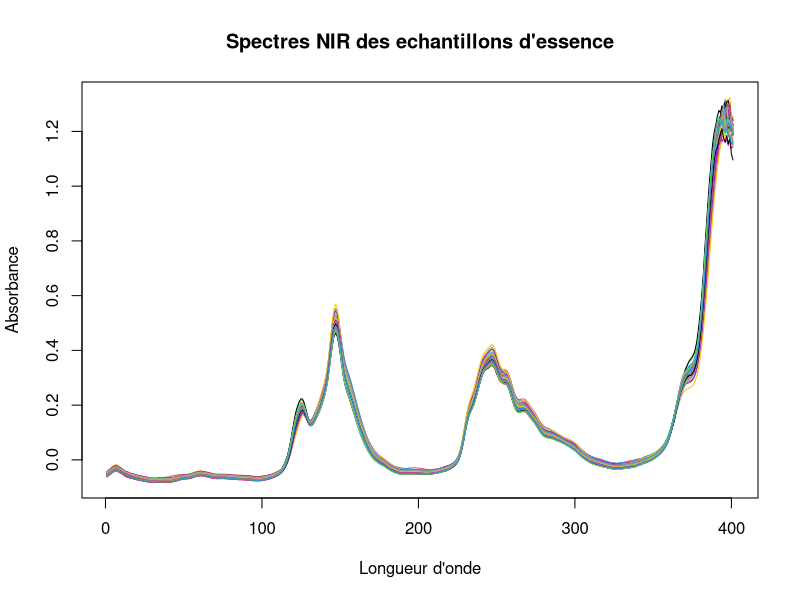
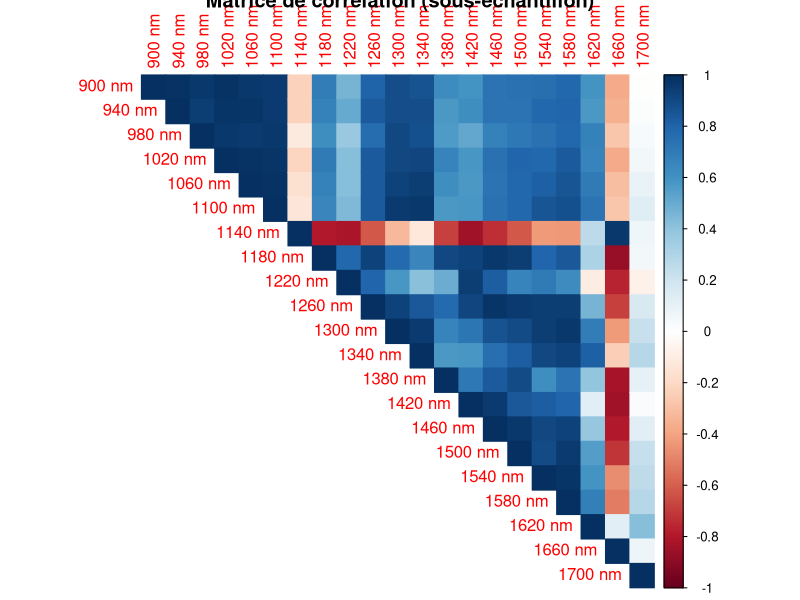
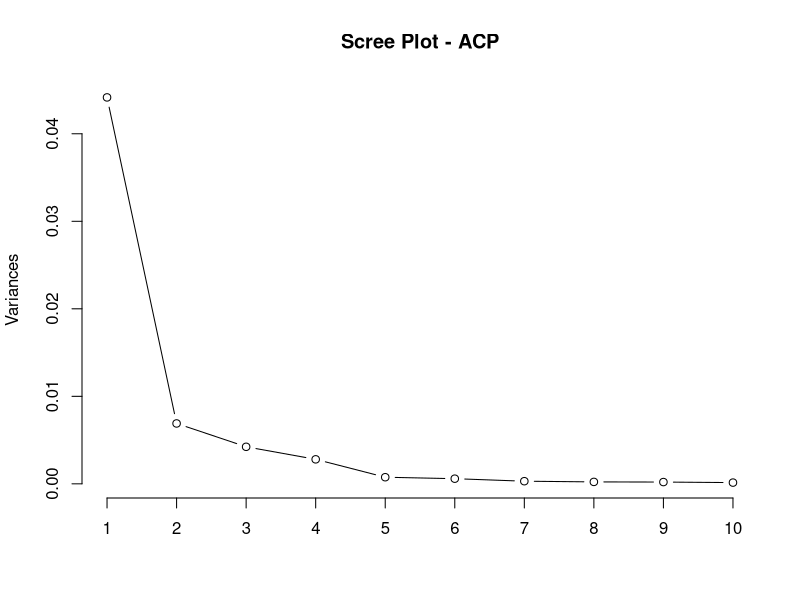
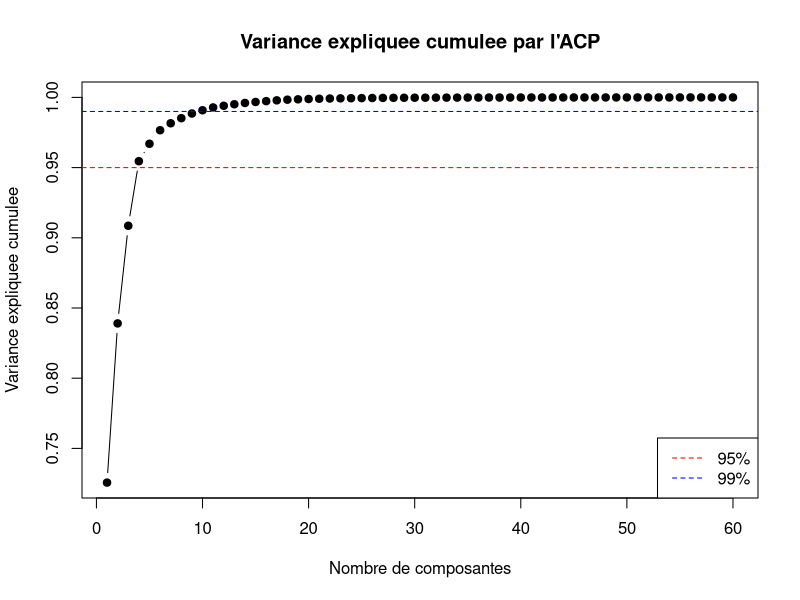
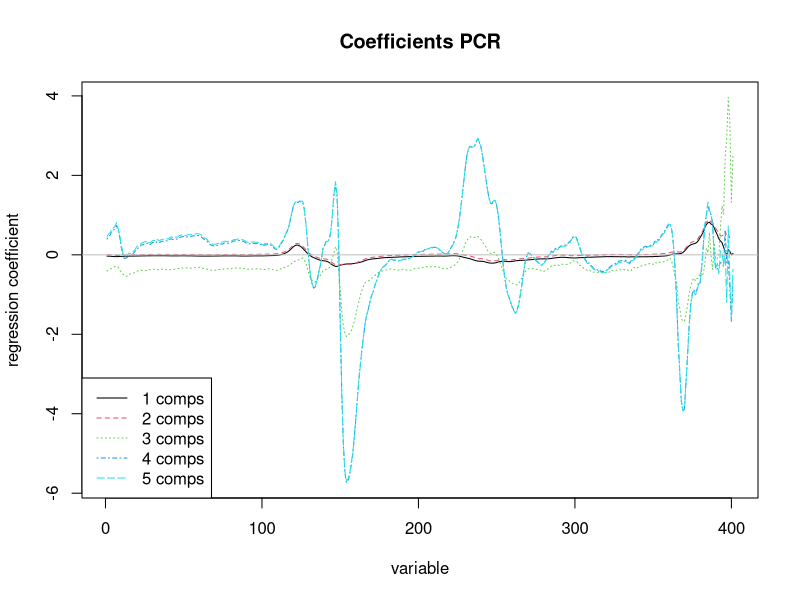
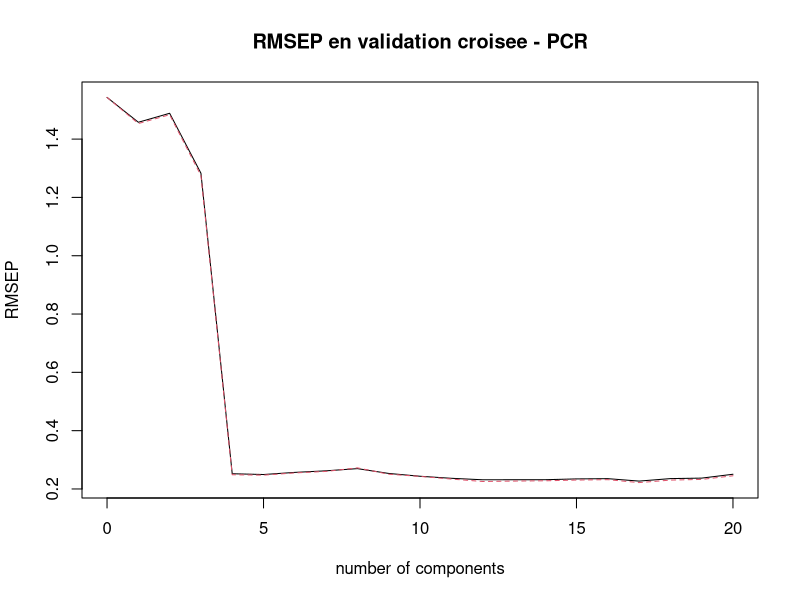
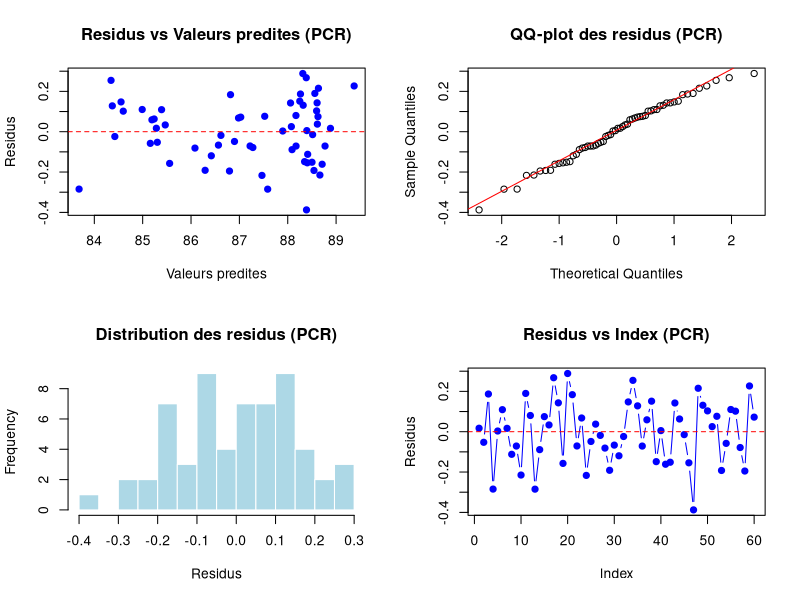
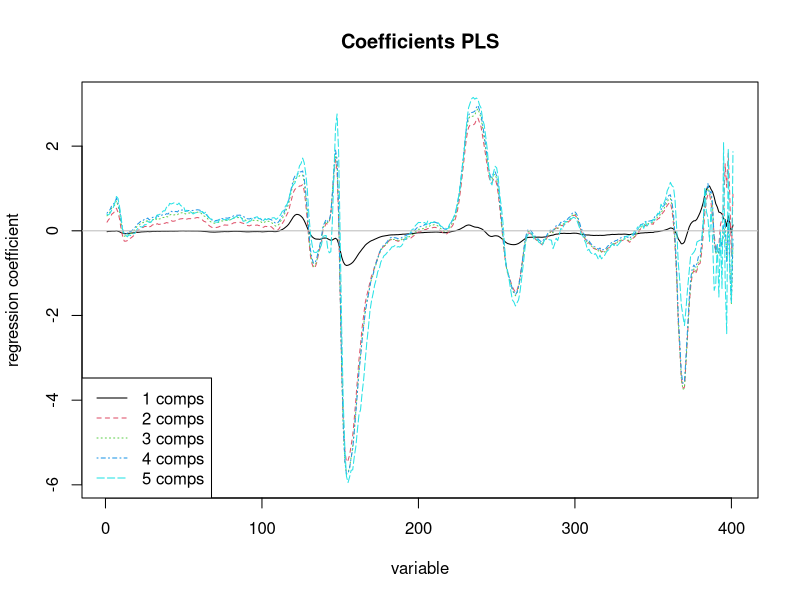

The R script that drew these images, in order:
# ============================================================
# TP6 : Regression PLS
# ============================================================

# ------------------------------------------------------------
# 1. Installation et chargement des packages
# ------------------------------------------------------------
library(pls)
library(caret)
library(ggplot2)
library(corrplot)

# ------------------------------------------------------------
# 2. Chargement et description du jeu de donnees gasoline
# ------------------------------------------------------------
data(gasoline)

# Description du jeu de donnees :
# - gasoline$octane : variable a expliquer (indice d'octane)
# - gasoline$NIR    : spectres infrarouges (variables explicatives)
#   401 variables spectrales mesurees sur 60 echantillons d'essence

# Taille du jeu de donnees
dim(gasoline$NIR)
str(gasoline)

# Statistiques descriptives
summary(gasoline$octane)
apply(gasoline$NIR, 2, summary)

# Visualisation des spectres
plot(1:401, gasoline$NIR[1,], type = "l", ylim = range(gasoline$NIR),
     xlab = "Longueur d'onde", ylab = "Absorbance",
     main = "Spectres NIR des echantillons d'essence")
for(i in 2:nrow(gasoline$NIR)) {
  lines(1:401, gasoline$NIR[i,], col = i)
}

# Matrice de correlation (sur un sous-echantillon de longueurs d'onde pour la lisibilite)
cor_matrix <- cor(gasoline$NIR[, seq(1, 401, by = 20)])
corrplot(cor_matrix, method = "color", type = "upper",
         title = "Matrice de correlation (sous-echantillon)")

# On observe des correlations tres elevees entre les variables spectrales
# (proches de 1), ce qui indique une forte multicolinearte.
# Ce phénomène est typique des données spectrales et justifie l'utilisation
# de methodes comme PCR ou PLS.

# ------------------------------------------------------------
# 3. Regression lineaire multiple
# ------------------------------------------------------------
# Conversion en data.frame
X <- as.data.frame(unclass(gasoline$NIR))
colnames(X) <- paste0("X", 1:ncol(X))
df <- data.frame(octane = gasoline$octane, X)

# Ajustement du modele LM
lm_model <- lm(octane ~ ., data = df)
summary(lm_model)

# Commentaires :
# - Le modele LM avec 401 variables et 60 observations est surajuste.
# - Le nombre de variables excede largement le nombre d'observations.
# - Les p-values ne sont pas fiables car les coefficients ne sont pas identifiables.
# - La multicolinearte extreme rend le modele instable et non interpretable.
# - La regression lineaire classique n'est pas adaptee ici.

# ------------------------------------------------------------
# 4. ACP sur les variables explicatives
# ------------------------------------------------------------
pca_model <- prcomp(gasoline$NIR, center = TRUE, scale. = FALSE)

# ------------------------------------------------------------
# 5. Analyse de l'ACP et nombre d'axes a retenir
# ------------------------------------------------------------
# Variance expliquee
summary(pca_model)

# Scree plot
plot(pca_model, type = "l", main = "Scree Plot - ACP")

# Cumul de variance expliquee
var_explained <- cumsum(pca_model$sdev^2) / sum(pca_model$sdev^2)
plot(var_explained, type = "b", pch = 19,
     xlab = "Nombre de composantes", ylab = "Variance expliquee cumulee",
     main = "Variance expliquee cumulee par l'ACP")
abline(h = 0.95, col = "red", lty = 2)
abline(h = 0.99, col = "blue", lty = 2)
legend("bottomright", legend = c("95%", "99%"), col = c("red", "blue"), lty = 2)

# On observe que les premieres composantes captent l'essentiel de l'information.
# Par exemple, environ 95% de la variance est expliquee par moins de 10 composantes.
# Le nombre d'axes utiles a retenir est donc limite (environ 5 a 10).

# ------------------------------------------------------------
# 6. Ajustement d'un modele PCR
# ------------------------------------------------------------
pcr_model <- pcr(octane ~ NIR, ncomp = 20, data = gasoline, validation = "CV")

# ------------------------------------------------------------
# 7. Exploration du modele PCR
# ------------------------------------------------------------
summary(pcr_model)

# Coefficients des variables pour differents nombres de composantes
# (non directement interpretables car dans l'espace des composantes)
plot(pcr_model, plottype = "coef", ncomp = 1:5, legendpos = "bottomleft",
     main = "Coefficients PCR")

# Impact du nombre de composantes sur les indicateurs de qualite
plot(pcr_model, plottype = "validation", val.type = "RMSEP",
     main = "RMSEP en validation croisee - PCR")

# Nombre optimal de composantes (minimum RMSE CV)
validation_stats <- RMSEP(pcr_model, estimate = "CV")
best_ncomp_pcr <- which.min(validation_stats$val[1, 1, ]) - 1  # -1 car intercept en position 1
print(paste("Nombre optimal de composantes PCR :", best_ncomp_pcr))

# ------------------------------------------------------------
# 8. MSE du modele PCR
# ------------------------------------------------------------
# Predictions avec le nombre optimal de composantes
pred_pcr <- predict(pcr_model, ncomp = best_ncomp_pcr, newdata = gasoline)
mse_pcr <- mean((gasoline$octane - pred_pcr)^2)
print(paste("MSE PCR (apprentissage, ncomp =", best_ncomp_pcr, ") :", round(mse_pcr, 4)))

# MSE en validation croisee
# On peut egalement calculer le MSEP moyen en CV
msep_pcr <- validation_stats$val[1, 1, best_ncomp_pcr + 1]^2
print(paste("MSEP PCR (validation croisee, ncomp =", best_ncomp_pcr, ") :", round(msep_pcr, 4)))

# ------------------------------------------------------------
# 9. Residus du modele PCR
# ------------------------------------------------------------
resid_pcr <- gasoline$octane - pred_pcr

par(mfrow = c(2, 2))
# Residus vs valeurs predites
plot(pred_pcr, resid_pcr, pch = 19, col = "blue",
     xlab = "Valeurs predites", ylab = "Residus",
     main = "Residus vs Valeurs predites (PCR)")
abline(h = 0, col = "red", lty = 2)

# QQ-plot des residus
qqnorm(resid_pcr, main = "QQ-plot des residus (PCR)")
qqline(resid_pcr, col = "red")

# Histogramme des residus
hist(resid_pcr, breaks = 15, col = "lightblue", border = "white",
     main = "Distribution des residus (PCR)", xlab = "Residus")

# Residus vs index
plot(1:length(resid_pcr), resid_pcr, type = "b", pch = 19, col = "blue",
     xlab = "Index", ylab = "Residus",
     main = "Residus vs Index (PCR)")
abline(h = 0, col = "red", lty = 2)
par(mfrow = c(1, 1))

# Analyse :
# - Les residus semblent centres autour de zero et relativement homogenes.
# - Le QQ-plot permet de verifier la normalite (approximative ici vu le faible n).
# - Pas de pattern evident dans les residus vs predits, ce qui est rassurant.

# ------------------------------------------------------------
# 10. Ajustement d'un modele PLS
# ------------------------------------------------------------
pls_model <- plsr(octane ~ NIR, ncomp = 20, data = gasoline, validation = "CV")

# ------------------------------------------------------------
# 11. Exploration du modele PLS
# ------------------------------------------------------------
summary(pls_model)

# Coefficients des variables
plot(pls_model, plottype = "coef", ncomp = 1:5, legendpos = "bottomleft",
     main = "Coefficients PLS")

# Impact du nombre de composantes sur les indicateurs de qualite
plot(pls_model, plottype = "validation", val.type = "RMSEP",
     main = "RMSEP en validation croisee - PLS")

# Nombre optimal de composantes (minimum RMSE CV)
validation_stats_pls <- RMSEP(pls_model, estimate = "CV")
best_ncomp_pls <- which.min(validation_stats_pls$val[1, 1, ]) - 1
print(paste("Nombre optimal de composantes PLS :", best_ncomp_pls))

# ------------------------------------------------------------
# 12. MSE du modele PLS
# ------------------------------------------------------------
pred_pls <- predict(pls_model, ncomp = best_ncomp_pls, newdata = gasoline)
mse_pls <- mean((gasoline$octane - pred_pls)^2)
print(paste("MSE PLS (apprentissage, ncomp =", best_ncomp_pls, ") :", round(mse_pls, 4)))

# MSEP en validation croisee
msep_pls <- validation_stats_pls$val[1, 1, best_ncomp_pls + 1]^2
print(paste("MSEP PLS (validation croisee, ncomp =", best_ncomp_pls, ") :", round(msep_pls, 4)))

# ------------------------------------------------------------
# 13. Residus du modele PLS
# ------------------------------------------------------------
resid_pls <- gasoline$octane - pred_pls

par(mfrow = c(2, 2))
# Residus vs valeurs predites
plot(pred_pls, resid_pls, pch = 19, col = "darkgreen",
     xlab = "Valeurs predites", ylab = "Residus",
     main = "Residus vs Valeurs predites (PLS)")
abline(h = 0, col = "red", lty = 2)

# QQ-plot des residus
qqnorm(resid_pls, main = "QQ-plot des residus (PLS)")
qqline(resid_pls, col = "red")

# Histogramme des residus
hist(resid_pls, breaks = 15, col = "lightgreen", border = "white",
     main = "Distribution des residus (PLS)", xlab = "Residus")

# Residus vs index
plot(1:length(resid_pls), resid_pls, type = "b", pch = 19, col = "darkgreen",
     xlab = "Index", ylab = "Residus",
     main = "Residus vs Index (PLS)")
abline(h = 0, col = "red", lty = 2)
par(mfrow = c(1, 1))

# ------------------------------------------------------------
# 14. Comparaison PCR vs PLS
# ------------------------------------------------------------

# Comparaison des RMSEP
par(mfrow = c(1, 2))
plot(pcr_model, plottype = "validation", val.type = "RMSEP",
     main = "PCR - RMSEP CV")
plot(pls_model, plottype = "validation", val.type = "RMSEP",
     main = "PLS - RMSEP CV")
par(mfrow = c(1, 1))

# Comparaison directe des predictions
plot(gasoline$octane, pred_pcr, pch = 19, col = "blue",
     xlab = "Octane observe", ylab = "Octane predit",
     main = "PCR vs PLS : Predictions")
points(gasoline$octane, pred_pls, pch = 19, col = "darkgreen")
abline(0, 1, col = "red", lty = 2)
legend("topleft", legend = c("PCR", "PLS"), col = c("blue", "darkgreen"), pch = 19)

# Comparaison des MSE/MSEP
print(paste("MSEP PCR (CV) :", round(msep_pcr, 4)))
print(paste("MSEP PLS (CV) :", round(msep_pls, 4)))

# Conclusion :
# - PLS utilise les composantes latentes qui maximisent la covariance avec Y,
#   tandis que PCR maximise seulement la variance de X.
# - PLS atteint generalement un meilleur pouvoir predictif avec moins de composantes.
# - Le nombre optimal de composantes est souvent plus faible pour PLS que pour PCR.
# - PLS semble donc mieux adapte a ce probleme de prediction.

# ------------------------------------------------------------
# 15. Autres methodes possibles
# ------------------------------------------------------------

# Ridge Regression :
# - Penalise la norme L2 des coefficients.
# - Gere la multicolinearte en reduisant la variance des estimateurs.
# - Conserve toutes les variables mais les regularise.
# - Contrairement a PCR/PLS qui font de la reduction de dimension,
#   Ridge garde l'interpretation sur les variables initiales (deformee).

# Lasso Regression :
# - Penalise la norme L1 des coefficients.
# - Effectue une selection de variables (certains coefficients deviennent nuls).
# - Utile quand on suspecte que peu de variables sont reellement pertinentes.
# - Sur ces donnees spectrales, Ridge ou Elastic Net seraient souvent preferes.

# Elastic Net :
# - Combinaison de Ridge et Lasso.
# - Gere la multicolinearte tout en permettant la selection de variables.

# Differences attendues :
# - Ridge/Lasso/Elastic Net ne construisent pas de composantes latentes.
# - Les resultats seraient interpretables en termes de longueurs d'onde (variables).
# - Les performances predictives seraient comparables, mais la structure
#   du modele serait differente.
# - Avec 401 variables fortement correlees, Ridge serait particulierement adapte.

# ============================================================
# Fin du script
# ============================================================
